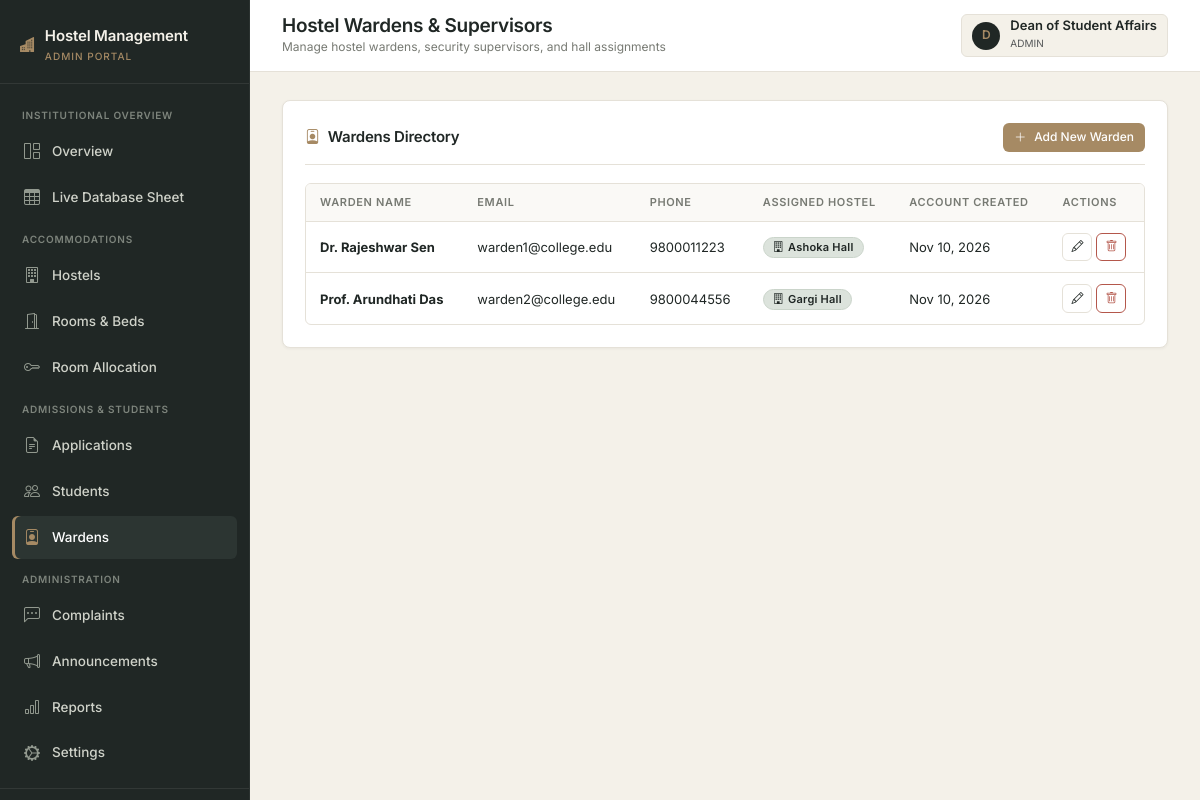
The app's page /admin/wardens (signed in) with its own data.
### app/models.py (models this page shows, shortened)
class User(UserMixin, db.Model):
    __tablename__ = "users"
    id = db.Column(db.Integer, primary_key=True)
    name = db.Column(db.String(100), nullable=False)
    email = db.Column(db.String(120), unique=True, nullable=False, index=True)
    password_hash = db.Column(db.String(255), nullable=False)
    role = db.Column(db.Enum("student", "warden", "admin", name="user_roles"), nullable=False)
    created_at = db.Column(db.DateTime, default=datetime.utcnow, nullable=False)
    student = db.relationship("Student", backref="user", uselist=False, cascade="all, delete-orphan")
    warden = db.relationship("Warden", backref="user", uselist=False, cascade="all, delete-orphan")

class Warden(db.Model):
    __tablename__ = "wardens"
    id = db.Column(db.Integer, primary_key=True)
    user_id = db.Column(db.Integer, db.ForeignKey("users.id", ondelete="CASCADE"), unique=True, nullable=False)
    phone = db.Column(db.String(15), nullable=False)
    assigned_hostel_id = db.Column(db.Integer, db.ForeignKey("hostels.id", ondelete="SET NULL"), nullable=True)

class Hostel(db.Model):
    __tablename__ = "hostels"
    id = db.Column(db.Integer, primary_key=True)
    hostel_name = db.Column(db.String(100), unique=True, nullable=False)
    hostel_type = db.Column(db.Enum("Boys", "Girls", "Co-ed", name="hostel_types"), nullable=False)
    address = db.Column(db.String(255), nullable=False)
    total_rooms = db.Column(db.Integer, default=0, nullable=False)
    description = db.Column(db.Text)
    rooms = db.relationship("Room", backref="hostel", cascade="all, delete-orphan", lazy="dynamic")
    wardens = db.relationship("Warden", backref="hostel", lazy="dynamic")
    complaints = db.relationship("Complaint", backref="hostel", lazy="dynamic")
    announcements = db.relationship("Announcement", backref="hostel", lazy="dynamic")

### app/admin/routes.py (the view, shortened to what this page needs)
@bp.route("/wardens", methods=["GET", "POST"])
@login_required
@role_required("admin")
def wardens():
    form = WardenForm()
    hostels = Hostel.query.all()
    form.assigned_hostel_id.choices = [(0, "Unassigned")] + [(h.id, h.hostel_name) for h in hostels]
    all_wardens = Warden.query.all()
    return render_template("admin/wardens.html", wardens=all_wardens, hostels=hostels, form=form)

### app/__init__.py (called while the page is built)
@login_manager.user_loader
def load_user(user_id):
    from .models import User
    return db.session.get(User, int(user_id))

### app/templates/admin/wardens.html (shortened to what this page needs)
{% extends "shared/base.html" %}
{% block page_title %}Hostel Wardens & Supervisors{% endblock %}
{% block page_subtitle %}Manage hostel wardens, security supervisors, and hall assignments{% endblock %}
{% block content %}
<div class="content-panel">
  <div class="panel-header">
    <h2 class="panel-title"><i class="bi bi-person-badge text-warning" style="color: var(--accent-bronze) !important;"></i> Wardens Directory</h2>
    <button class="btn-custom btn-bronze btn-sm-custom" data-bs-toggle="modal" data-bs-target="#addWardenModal">
      <i class="bi bi-plus-lg"></i> Add New Warden
    </button>
  </div>
  {% if wardens %}
    <div class="table-responsive-wrapper">
      <table class="custom-table">
        <thead>
          <tr>
            <th>Warden Name</th>
            <th>Email</th>
            <th>Phone</th>
            <th>Assigned Hostel</th>
            <th>Account Created</th>
            <th>Actions</th>
          </tr>
        </thead>
        <tbody>
          {% for w in wardens %}
            <tr>
              <td class="fw-bold">{{ w.user.name }}</td>
              <td>{{ w.user.email }}</td>
              <td>{{ w.phone }}</td>
              <td>
                {% if w.hostel %}
                  <span class="custom-badge badge-neutral"><i class="bi bi-building me-1"></i>{{ w.hostel.hostel_name }}</span>
                {% else %}
                  <span class="text-muted small">Unassigned</span>
                {% endif %}
              </td>
              <td>{{ w.user.created_at.strftime('%b %d, %Y') }}</td>
              <td>
                <div class="d-flex gap-1">
                  <button class="btn-custom btn-outline-custom btn-sm-custom py-1 px-2" data-bs-toggle="modal" data-bs-target="#editWardenModal{{ w.id }}">
                    <i class="bi bi-pencil"></i>
                  </button>
                  <form method="POST" action="{{ url_for('admin.delete_warden', warden_id=w.id) }}"
                        onsubmit="return confirm('Remove warden account for {{ w.user.name }}?');" class="d-inline">
                    <button type="submit" class="btn-custom btn-danger-outline btn-sm-custom py-1 px-2" title="Delete Warden">
                      <i class="bi bi-trash"></i>
                    </button>
                  </form>
                </div>
              </td>
            </tr>
          {% endfor %}
        </tbody>
      </table>
    </div>
  {% else %}
    <div class="text-center py-5 text-muted small">No wardens registered yet.</div>
  {% endif %}
</div>
{% endblock %}

### app/templates/shared/base.html (shortened to what this page needs)
<!DOCTYPE html>
<html lang="en">
<head>
  <link rel="stylesheet" href="https://cdn.jsdelivr.net/npm/bootstrap@5.3.3/dist/css/bootstrap.min.css">
  <link rel="stylesheet" href="https://cdn.jsdelivr.net/npm/bootstrap-icons@1.11.3/font/bootstrap-icons.min.css">
  <link rel="stylesheet" href="{{ url_for('static', filename='css/main.css') }}">
</head>
<body>
{% if current_user.is_authenticated %}
  <div class="app-wrapper">
    <aside class="app-sidebar">
      <div class="sidebar-header">
        <div class="sidebar-brand">
          <i class="bi bi-buildings-fill text-warning" style="color: var(--accent-bronze) !important;"></i>
          <div>
            <div>Hostel Management</div>
            <small>{{ current_user.role }} portal</small>
          </div>
        </div>
      </div>
      <nav class="sidebar-nav">
        {% if current_user.role == 'admin' %}
          <div class="nav-section-title">Institutional Overview</div>
          <a href="{{ url_for('admin.overview') }}" class="{{ 'active' if request.endpoint == 'admin.overview' else '' }}">
            <i class="bi bi-grid-1x2"></i> Overview
          </a>
          <a href="{{ url_for('admin.sheets') }}" class="{{ 'active' if request.endpoint == 'admin.sheets' else '' }}">
            <i class="bi bi-table"></i> Live Database Sheet
          </a>
          <div class="nav-section-title">Accommodations</div>
          <a href="{{ url_for('admin.hostels') }}" class="{{ 'active' if request.endpoint == 'admin.hostels' else '' }}">
            <i class="bi bi-building"></i> Hostels
          </a>
          <a href="{{ url_for('admin.rooms') }}" class="{{ 'active' if request.endpoint == 'admin.rooms' else '' }}">
            <i class="bi bi-door-open"></i> Rooms & Beds
          </a>
          <a href="{{ url_for('admin.allocations') }}" class="{{ 'active' if request.endpoint == 'admin.allocations' else '' }}">
            <i class="bi bi-key"></i> Room Allocation
          </a>
          <div class="nav-section-title">Admissions & Students</div>
          <a href="{{ url_for('admin.applications') }}" class="{{ 'active' if request.endpoint == 'admin.applications' else '' }}">
            <i class="bi bi-file-earmark-text"></i> Applications
          </a>
          <a href="{{ url_for('admin.students') }}" class="{{ 'active' if request.endpoint == 'admin.students' else '' }}">
            <i class="bi bi-people"></i> Students
          </a>
          <a href="{{ url_for('admin.wardens') }}" class="{{ 'active' if request.endpoint == 'admin.wardens' else '' }}">
            <i class="bi bi-person-badge"></i> Wardens
          </a>
          <div class="nav-section-title">Administration</div>
          <a href="{{ url_for('admin.complaints') }}" class="{{ 'active' if request.endpoint == 'admin.complaints' else '' }}">
            <i class="bi bi-chat-left-dots"></i> Complaints
          </a>
          <a href="{{ url_for('admin.announcements') }}" class="{{ 'active' if request.endpoint == 'admin.announcements' else '' }}">
            <i class="bi bi-megaphone"></i> Announcements
          </a>
          <a href="{{ url_for('admin.reports') }}" class="{{ 'active' if request.endpoint == 'admin.reports' else '' }}">
            <i class="bi bi-bar-chart"></i> Reports
          </a>
          <a href="{{ url_for('admin.settings') }}" class="{{ 'active' if request.endpoint == 'admin.settings' else '' }}">
            <i class="bi bi-gear-wide-connected"></i> Settings
          </a>
        {% endif %}
      </nav>
      <div class="sidebar-footer">
      </div>
    </aside>
    <div class="app-main">
      <header class="app-topbar">
        <div class="d-flex align-items-center gap-3">
          <div class="topbar-title">
            <h1>{% block page_title %}Dashboard{% endblock %}</h1>
            <div class="breadcrumb-sub">{% block page_subtitle %}{{ college_name }}{% endblock %}</div>
          </div>
        </div>
        <div class="topbar-actions">
          <div class="user-profile-badge">
            <div class="user-avatar">{{ current_user.name[:1] }}</div>
            <div>
              <div class="fw-semibold lh-1">{{ current_user.name }}</div>
              <small class="text-muted text-uppercase" style="font-size: 10px;">{{ current_user.role }}</small>
            </div>
          </div>
        </div>
      </header>
      <div class="app-content">
        {% block content %}{% endblock %}
      </div>
    </div>
  </div>
{% endif %}
</body>
</html>

### records on screen
User: role "ADMIN", name "D", name "Dean of Student Affairs"
Warden: user.name "Dr. Rajeshwar Sen", user.email "warden1@college.edu", phone "9800011223", hostel.hostel_name "Ashoka Hall", user.created_at "Nov 10, 2026"
Warden: user.name "Prof. Arundhati Das", user.email "warden2@college.edu", phone "9800044556", hostel.hostel_name "Gargi Hall", user.created_at "Nov 10, 2026"
